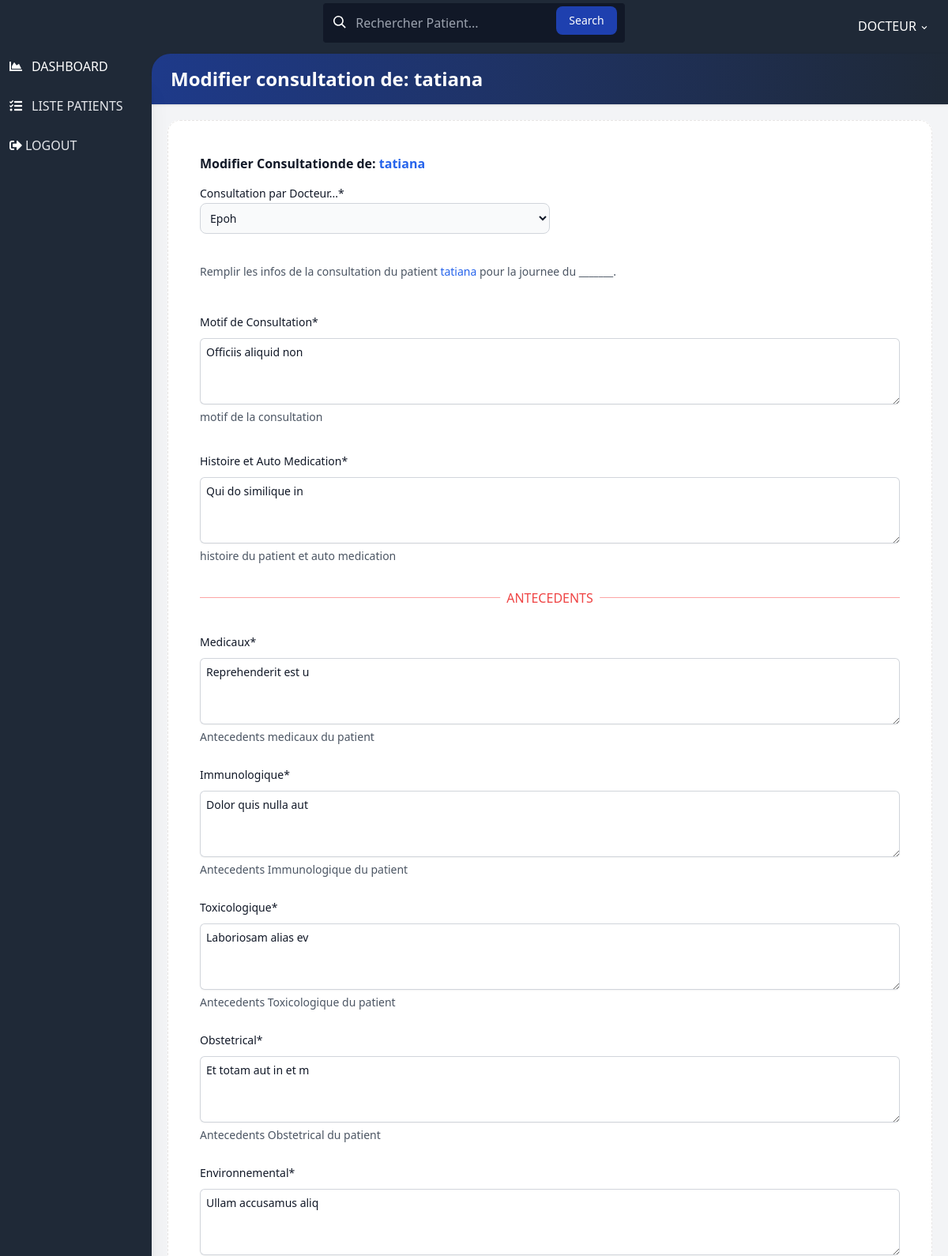
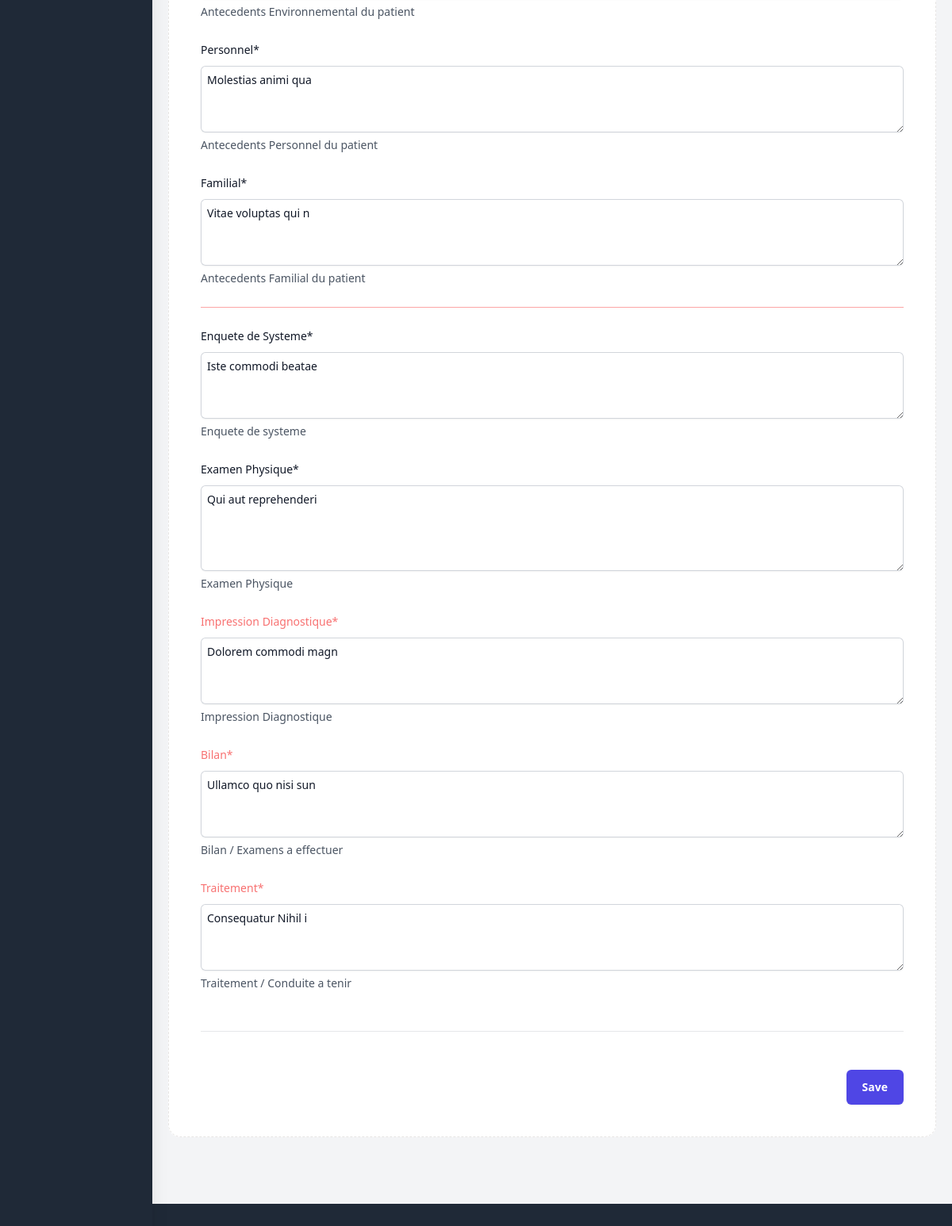
/docteur/modifier_cons.php?id=35&cons=15 (signed in), run on the app's committed database (2 pictures, top to bottom).
### tables this page shows
CREATE TABLE `patient` (
  `p_id` int(11) NOT NULL,
  `nom` varchar(30) NOT NULL,
  `prenom` varchar(30) NOT NULL,
  `sex` varchar(10) NOT NULL,
  `quartier` varchar(30) NOT NULL,
  `profession` varchar(30) NOT NULL,
  `tel` varchar(20) NOT NULL,
  `SM` varchar(30) NOT NULL,
  `religion` varchar(30) NOT NULL,
  `DOB` varchar(20) NOT NULL,
  `POB` varchar(100) NOT NULL,
  `age` varchar(10) NOT NULL,
  `assurance` varchar(100) NOT NULL,
  `code` varchar(8) NOT NULL,
  `date` date NOT NULL DEFAULT current_timestamp(),
  `heure` time NOT NULL DEFAULT current_timestamp()
);

CREATE TABLE `consultations` (
  `cons_id` int(11) NOT NULL,
  `p_id` int(11) NOT NULL,
  `doc_name` varchar(20) NOT NULL,
  `motif` varchar(100) NOT NULL,
  `histoire` varchar(100) NOT NULL,
  `AM` varchar(100) NOT NULL,
  `AI` varchar(100) NOT NULL,
  `AT` varchar(100) NOT NULL,
  `AO` varchar(100) NOT NULL,
  `AE` varchar(100) NOT NULL,
  `AP` varchar(100) NOT NULL,
  `AF` varchar(100) NOT NULL,
  `enquete` varchar(100) NOT NULL,
  `EP` varchar(100) NOT NULL,
  `diag` varchar(100) NOT NULL,
  `bilan` varchar(100) NOT NULL,
  `traitement` varchar(100) NOT NULL,
  `date` date NOT NULL DEFAULT current_timestamp(),
  `heure` time NOT NULL DEFAULT current_timestamp()
);

### docteur/modifier_cons.php (the view, shortened to what the rows shown need)
<?php
include './../conn.php';
if(isset($_GET['id']) && $_GET['id']!=''){
    $id = $_GET['id'];
}else header("location:liste.php");
$sql = "select * from patient where p_id = $id";
    $result = mysqli_query($conn, $sql);
    $p = mysqli_fetch_assoc($result);
    $patient = $_GET['id'];
    $cons_id = $_GET['cons'];
    $sql_cons = "select * from consultations where cons_id = $cons_id";
    $result_cons = mysqli_query($conn, $sql_cons);
    $c = mysqli_fetch_assoc($result_cons);
?>
<!DOCTYPE html>
<html lang="en">
<head>
    <link rel="stylesheet" href="https://use.fontawesome.com/releases/v5.3.1/css/all.css">
    <link rel="stylesheet" href="https://unpkg.com/tailwindcss@2.2.19/dist/tailwind.min.css"/>
    <script src="https://cdn.tailwindcss.com"></script>
</head>
<body class="bg-gray-800 font-sans leading-normal tracking-normal mt-12">
<main>
    <div class="flex flex-col md:flex-row">
        <section class="w-full">
            <div id="main" class="main-content w-full flex-1 bg-gray-100 mt-12 md:mt-2 pb-24 md:pb-5">
                <div class="bg-gray-800 pt-3">
                    <div class="rounded-tl-3xl bg-gradient-to-r from-blue-900 to-gray-800 p-4 shadow text-2xl text-white">
                        <h1 class="font-bold pl-2">Modifier consultation de: <?=$p['nom']?></h1>
                    </div>
                </div>
                <div class="flex flex-wrap -mx-3 mb-5">
                    <div class="w-full max-w-full px-3 mb-6  mx-auto">
                        <div class="relative flex-[1_auto] flex flex-col break-words min-w-0 bg-clip-border rounded-[.95rem] bg-white m-5">
                        <div class="relative flex flex-col min-w-0 break-words border border-dashed bg-clip-border rounded-2xl border-stone-200 bg-light/30">
                            <form name="modifier" method="POST" action="add_cons.php?patient=<?=$patient?>&id=<?=$cons_id?>">
                            <div class="space-y-12 p-10">
                                <div class="border-b border-gray-900/10 pb-12">
                                <h2 class="text-base font-semibold leading-7 text-gray-900">Modifier Consultationde de: <a class="text-blue-600" href="patient.php?id=<?=$p['p_id']?>"><?=$p['nom']?></a></h2>
                                <p class="mt-1 text-sm leading-6 text-gray-600">Remplir les infos de la consultation du patient <a href="patient.php?id=<?=$id?>" class="text-blue-600"><?=$p['nom']?></a> pour la journee du _______.</p>
                                <div class="mt-10 grid grid-cols-1 gap-x-6 gap-y-8 sm:grid-cols-6">
                                    <div class="col-span-full">
                                    <div class="mt-2">
                                        <textarea required id="motif" name="motif" rows="3" class="block w-full rounded-md border-0 px-2 py-1.5 text-gray-900 shadow-sm ring-1 ring-inset ring-gray-300 placeholder:text-gray-400 focus:ring-2 focus:ring-inset focus:ring-indigo-600 sm:text-sm sm:leading-6"><?=$c['motif']?></textarea>
                                    </div>
                                    </div>
                                    <div class="col-span-full">
                                    <div class="mt-2">
                                        <textarea required id="histoire" name="histoire" rows="3" class="block w-full rounded-md border-0 px-2 py-1.5 text-gray-900 shadow-sm ring-1 ring-inset ring-gray-300 placeholder:text-gray-400 focus:ring-2 focus:ring-inset focus:ring-indigo-600 sm:text-sm sm:leading-6"><?=$c['histoire']?></textarea>
                                    </div>
                                    </div>
                                </div>
                                <div class="mt-1 grid grid-cols-1 gap-x-6 gap-y-6 sm:grid-cols-6">
                                    <div class="col-span-full">
                                        <div class="mt-2">
                                            <textarea required id="AM" name="AM" rows="3" class="block w-full rounded-md border-0 px-2 py-1.5 text-gray-900 shadow-sm ring-1 ring-inset ring-gray-300 placeholder:text-gray-400 focus:ring-2 focus:ring-inset focus:ring-indigo-600 sm:text-sm sm:leading-6"><?=$c['AM']?></textarea>
                                        </div>
                                    </div>
                                    <div class="col-span-full">
                                        <div class="mt-2">
                                            <textarea required id="AI" name="AI" rows="3" class="block w-full rounded-md border-0 px-2 py-1.5 text-gray-900 shadow-sm ring-1 ring-inset ring-gray-300 placeholder:text-gray-400 focus:ring-2 focus:ring-inset focus:ring-indigo-600 sm:text-sm sm:leading-6"><?=$c['AI']?></textarea>
                                        </div>
                                    </div>
                                    <div class="col-span-full">
                                        <div class="mt-2">
                                            <textarea required id="AT" name="AT" rows="3" class="block w-full rounded-md border-0 px-2 py-1.5 text-gray-900 shadow-sm ring-1 ring-inset ring-gray-300 placeholder:text-gray-400 focus:ring-2 focus:ring-inset focus:ring-indigo-600 sm:text-sm sm:leading-6"><?=$c['AT']?></textarea>
                                        </div>
                                    </div>
                                    <div class="col-span-full">
                                        <div class="mt-2">
                                            <textarea required id="AO" name="AO" rows="3" class="block w-full rounded-md border-0 px-2 py-1.5 text-gray-900 shadow-sm ring-1 ring-inset ring-gray-300 placeholder:text-gray-400 focus:ring-2 focus:ring-inset focus:ring-indigo-600 sm:text-sm sm:leading-6"><?=$c['AO']?></textarea>
                                        </div>
                                    </div>
                                    <div class="col-span-full">
                                        <div class="mt-2">
                                            <textarea required id="AE" name="AE" rows="3" class="block w-full rounded-md border-0 px-2 py-1.5 text-gray-900 shadow-sm ring-1 ring-inset ring-gray-300 placeholder:text-gray-400 focus:ring-2 focus:ring-inset focus:ring-indigo-600 sm:text-sm sm:leading-6"><?=$c['AE']?></textarea>
                                        </div>
                                    </div>
                                    <div class="col-span-full">
                                        <div class="mt-2">
                                            <textarea required id="AP" name="AP" rows="3" class="block w-full rounded-md border-0 px-2 py-1.5 text-gray-900 shadow-sm ring-1 ring-inset ring-gray-300 placeholder:text-gray-400 focus:ring-2 focus:ring-inset focus:ring-indigo-600 sm:text-sm sm:leading-6"><?=$c['AP']?></textarea>
                                        </div>
                                    </div>
                                    <div class="col-span-full">
                                        <div class="mt-2">
                                            <textarea required id="AF" name="AF" rows="3" class="block w-full rounded-md border-0 px-2 py-1.5 text-gray-900 shadow-sm ring-1 ring-inset ring-gray-300 placeholder:text-gray-400 focus:ring-2 focus:ring-inset focus:ring-indigo-600 sm:text-sm sm:leading-6"><?=$c['AF']?></textarea>
                                        </div>
                                    </div>
                                    <div class="col-span-full">
                                        <div class="mt-2">
                                            <textarea required id="enquete" name="enquete" rows="3" class="block w-full rounded-md border-0 px-2 py-1.5 text-gray-900 shadow-sm ring-1 ring-inset ring-gray-300 placeholder:text-gray-400 focus:ring-2 focus:ring-inset focus:ring-indigo-600 sm:text-sm sm:leading-6"><?=$c['enquete']?></textarea>
                                        </div>
                                    </div>
                                    <div class="col-span-full">
                                        <div class="mt-2">
                                            <textarea required id="EP" name="EP" rows="4" class="block w-full rounded-md border-0 px-2 py-1.5 text-gray-900 shadow-sm ring-1 ring-inset ring-gray-300 placeholder:text-gray-400 focus:ring-2 focus:ring-inset focus:ring-indigo-600 sm:text-sm sm:leading-6"><?=$c['EP']?></textarea>
                                        </div>
                                    </div>
                                    <div class="col-span-full">
                                        <div class="mt-2">
                                            <textarea required id="diag" name="diag" rows="3" class="block w-full rounded-md border-0 px-2 py-1.5 text-gray-900 shadow-sm ring-1 ring-inset ring-gray-300 placeholder:text-gray-400 focus:ring-2 focus:ring-inset focus:ring-indigo-600 sm:text-sm sm:leading-6"><?=$c['diag']?></textarea>
                                        </div>
                                    </div>
                                    <div class="col-span-full">
                                        <div class="mt-2">
                                            <textarea required id="bilan" name="bilan" rows="3" class="block w-full rounded-md border-0 px-2 py-1.5 text-gray-900 shadow-sm ring-1 ring-inset ring-gray-300 placeholder:text-gray-400 focus:ring-2 focus:ring-inset focus:ring-indigo-600 sm:text-sm sm:leading-6"><?=$c['bilan']?></textarea>
                                        </div>
                                    </div>
                                    <div class="col-span-full">
                                        <div class="mt-2">
                                            <textarea required id="traitement" name="traitement" rows="3" class="block w-full rounded-md border-0 px-2 py-1.5 text-gray-900 shadow-sm ring-1 ring-inset ring-gray-300 placeholder:text-gray-400 focus:ring-2 focus:ring-inset focus:ring-indigo-600 sm:text-sm sm:leading-6"><?=$c['traitement']?></textarea>
                                        </div>
                                    </div>
                                </div>
                            </div>
                            </form>
                        </div>
                    </div>
                </div>
            </div>
        </section>
    </div>
</main>
</body>
</html>

### data on the page
patient: nom "tatiana"
consultations: motif "Officiis aliquid non", histoire "Qui do similique in", AM "Reprehenderit est u", AI "Dolor quis nulla aut", AT "Laboriosam alias ev", AO "Et totam aut in et m", AE "Ullam accusamus aliq", AP "Molestias animi qua", AF "Vitae voluptas qui n", enquete "Iste commodi beatae", EP "Qui aut reprehenderi", diag "Dolorem commodi magn", bilan "Ullamco quo nisi sun", traitement "Consequatur Nihil i"

### other printed values
form field doc "Epoh"
